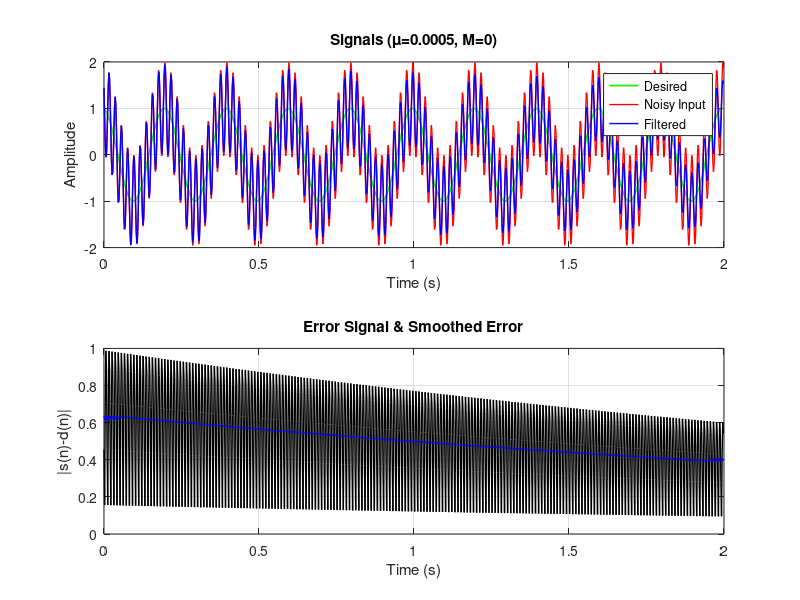

Write MATLAB code to recreate this figure. (Note: this script raises an error after producing the figure.)
% mranc_parameter_study.m


% Generate synthetic desired and interference signals

N     = 1000;          % Number of samples
fs    = 500;           % Sampling frequency (Hz)
t     = (0:N-1)/fs;    % Time vector

% Desired signal: 5 Hz sinusoid with random phase
desired = sin(2*pi*5*t + rand*2*pi);

% Interference: 50 Hz sinusoid scaled to input SIR of 0 dB
SIR_in_dB = 0;
A_int     = 10^(-SIR_in_dB/20);
interf    = A_int * sin(2*pi*50*t + rand*2*pi);

% Primary input
x = desired + interf;

% Reference signals
z1 = sin(2*pi*50*t);
z2 = cos(2*pi*50*t);
Z  = [z1; z2];      % 2-by-N reference matrix


% Parameter combinations

mu_vals = [0.0005, 0.005, 0.01, 0.01, 0.01];
M_vals  = [0,       0,     5,    50,   550];
numCases = numel(mu_vals);

% Preallocate results
SIR_out      = nan(1,numCases);
SIR_imp      = nan(1,numCases);
conv_samples = nan(1,numCases);


% MRANC function (nested)

function s = mranc_algo(x, Z, M, mu)
    [R, N] = size(Z);
    % Build Toeplitz matrix of references
    ZZ = [];
    for r = 1:R
        ZZ = [ZZ; toeplitz([Z(r,1) zeros(1,M)], Z(r,:))];
    end
    W = zeros(R*(M+1),1);
    s = zeros(1,N);
    for n = M+1:N
        zvec = ZZ(:,n);
        y    = W' * zvec;
        s(n) = x(n) - y;
        W    = W + 2*mu * s(n) * zvec;
    end
end

% Loop through parameter sets and plot each

for k = 1:numCases
    mu = mu_vals(k);
    M  = M_vals(k);
    
    % Run MRANC
    s_out = mranc_algo(x, Z, M, mu);
    
    % Steady-state region
    ss_start = round(0.7 * N) + 1;
    
    % Compute output SIR
    res_noise = s_out(ss_start:end) - desired(ss_start:end);
    SIR_out(k) = 10*log10(var(desired(ss_start:end)) / var(res_noise));
    
    % Compute actual input SIR
    orig_noise = x(ss_start:end) - desired(ss_start:end);
    SIR_in_actual = 10*log10(var(desired(ss_start:end)) / var(orig_noise));
    SIR_imp(k) = SIR_out(k) - SIR_in_actual;
    
    % Estimate convergence time
    err      = abs(s_out - desired);
    err_s    = movmean(err, 50);
    thresh   = 1.5 * mean(err_s(ss_start:end));
    idx_conv = find(err_s < thresh, 1);
    if ~isempty(idx_conv)
        conv_samples(k) = idx_conv;
    end
    

    % Plot for case k

    figure('Name', sprintf('Case %d: \\mu=%.4f, M=%d', k, mu, M), 'NumberTitle','off');
    
    % (1) Time-domain: Desired, Noisy Input, Filtered Output
    subplot(2,1,1);
    plot(t, desired, 'g', 'LineWidth',1.2); hold on;
    plot(t, x,       'r', 'LineWidth',1);
    plot(t, s_out,   'b', 'LineWidth',1);
    xlabel('Time (s)');
    ylabel('Amplitude');
    title(sprintf('Signals (\\mu=%.4f, M=%d)', mu, M));
    legend('Desired','Noisy Input','Filtered','Location','Best');
    grid on;
    
    % (2) Error magnitude with convergence marker
    subplot(2,1,2);
    plot(t, err,    'k', 'LineWidth',1);
    hold on;
    plot(t, err_s,  'b', 'LineWidth',1.2);
    xlabel('Time (s)');
    ylabel('|s(n)-d(n)|');
    title('Error Signal & Smoothed Error');
    grid on;
    if ~isnan(conv_samples(k))
        xline(conv_samples(k)/fs, '--r', sprintf('Conv @ %d samples', conv_samples(k)));
    end
end

% ----------------------
% Display results in table
% ----------------------
fprintf('-------------------------------------------------------------\n');
fprintf('|   mu    |   M   |  SIR_out (dB)  |  SIR_imp (dB)  | Conv samples |\n');
fprintf('-------------------------------------------------------------\n');
for k = 1:numCases
    fprintf('| %7.4f | %5d | %14.2f | %14.2f | %12.0f |\n', ...
        mu_vals(k), M_vals(k), SIR_out(k), SIR_imp(k), conv_samples(k));
end
fprintf('-------------------------------------------------------------\n');
